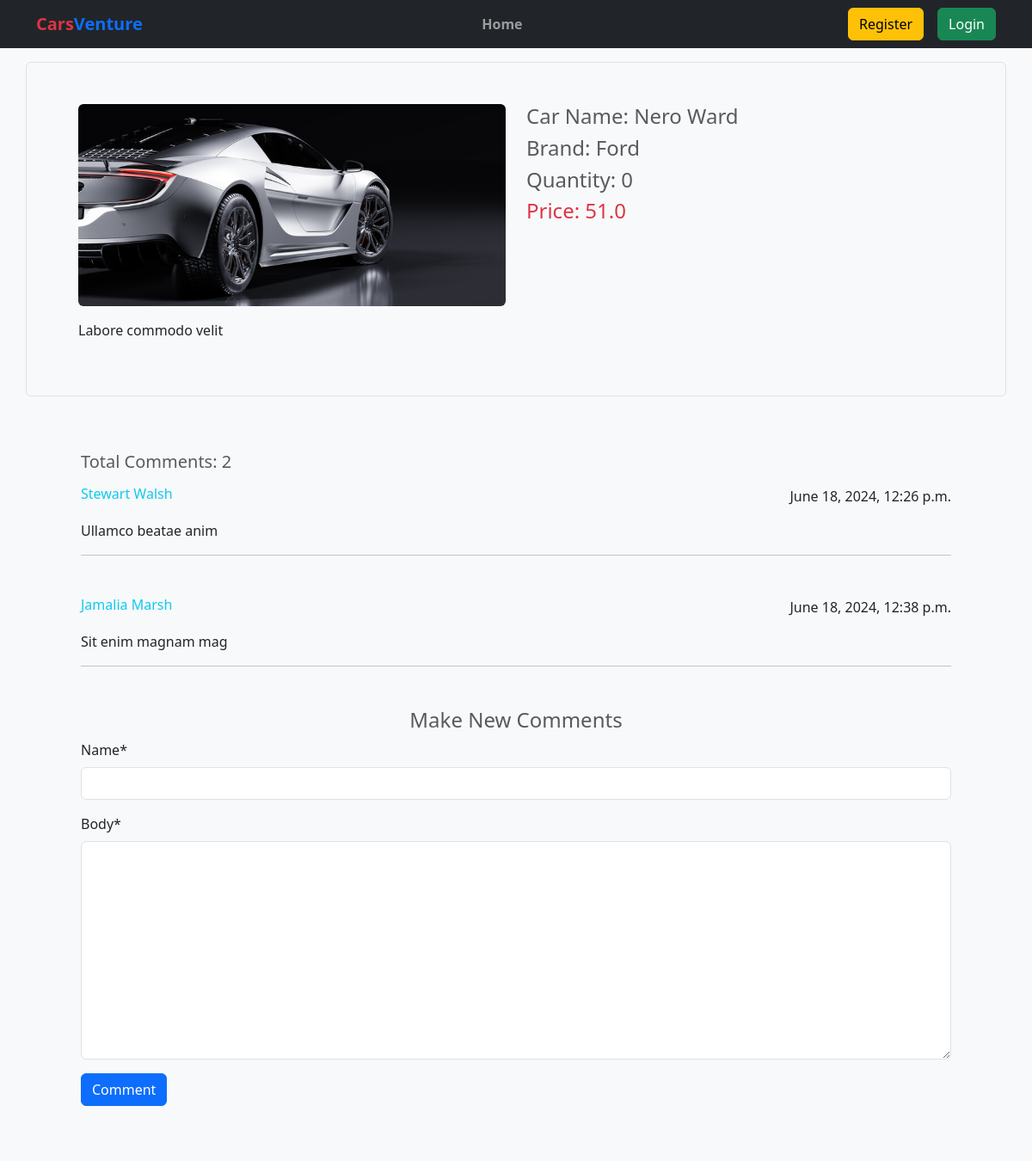
The app's page /car/details/2/ with its own data.
### car/models.py (models this page shows, shortened)
class Car(models.Model):
    name = models.CharField(max_length=100)
    brand = models.ForeignKey(Brand, on_delete=models.CASCADE)
    price = models.FloatField(max_length=100)
    quantity = models.IntegerField()
    description = models.TextField()
    image = models.ImageField(upload_to="uploads/car/")

class Comment(models.Model):
    car = models.ForeignKey(Car, on_delete=models.CASCADE, related_name="comments")
    name = models.CharField(max_length=100)
    body = models.TextField()
    created_at = models.DateTimeField(auto_now_add=True)

### brand/models.py (models this page shows, shortened)
class Brand(models.Model):
    name = models.CharField(max_length=100)
    slug = models.SlugField(max_length=100, unique=True)

### car/views.py (the view, shortened to what this page needs)
# urls.py: path("details/<int:id>/", views.CarDetails.as_view(), name="car_details"),
class CarDetails(DetailView):
    template_name = "car_details.html"
    pk_url_kwarg = "id"
    model = Car
    def get_context_data(self, **kwargs):
        context = super().get_context_data()
        car = self.object
        comments = car.comments.all()
        form = CommentForm()
        context["comments"] = comments
        context["form"] = form
        return context

### car/forms.py
class CommentForm(forms.ModelForm):
    class Meta:
        model = Comment
        fields = ["name", "body"]

### car/templates/car_details.html (shortened to what this page needs)
{% extends "base.html" %}
{% block content %}
<div class="container">
  <div class="row border p-5 rounded mt-3">
    <div class="col-6">
      <img
        src="{{car.image.url}}"
        class="img-fluid rounded"
        style="width: 100%"
        alt=""
      />
    </div>
    <div class="col-6">
      <h4 class="text-muted">Car Name: {{car.name}}</h4>
      <h4 class="text-muted">Brand: {{car.brand.name}}</h4>
      <h4 class="text-muted">Quantity: {{car.quantity}}</h4>
      <h4 class="text-danger">Price: {{car.price}}</h4>
    </div>
    <div class="mt-3">
      <p>{{car.description}}</p>
    </div>
  </div>
  <div class="row">
    <div class="card p-5 border-0 bg-light">
      <div class="card-body">
        <h5 class="mb-3 text-muted">Total Comments: {{ comments | length}}</h5>
        {% for comment in comments %}
        <div class="mb-5">
          <div class="d-flex justify-content-between">
            <h6 class="text-info">{{comment.name}}</h6>
            <p>{{comment.created_at}}</p>
          </div>
          <p class="">{{comment.body}}</p>
          <hr />
        </div>
        {% endfor %}
        <h4 class="text-muted text-center">Make New Comments</h4>
        {% load crispy_forms_tags %}
        <form method="POST">
          {% csrf_token %} {{ form | crispy }}
          <button type="submit" class="btn btn-primary">Comment</button>
        </form>
      </div>
    </div>
  </div>
</div>
{% endblock content %}

### records on screen
Car: image (picture), name "Nero Ward", brand.name "Ford", quantity "0", price "51.0", description "Labore commodo velit"
Comment: name "Stewart Walsh", created_at "June 18, 2024, 12:26 p.m.", body "Ullamco beatae anim"
Comment: name "Jamalia Marsh", created_at "June 18, 2024, 12:38 p.m.", body "Sit enim magnam mag"

### other values on screen
{{ comments | length }} "2"
